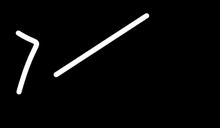
%> input picture line_thinning/2.bmp, 220 x 128 px, shrunk from 343 x 200 before the run
$ octave main.m   (GNU Octave 9; MATLAB toolbox functions it lacks are replaced by stand-ins)
%> lines starting %> are read from the running program, lines starting %| are printed output that depends on the picture; in (x1, y1, x2, y2) boxes, pixels count from 0 and x2, y2 are one past the last pixel; in counts of white or black regions, pixels touching at a corner belong together; the program's own positions count from 1
### line_thinning/binary.m
function [binary] = binary(img)

     [x, y, z]=size(img);

    if z==3
         img=rgb2gray(img);
    end

    img=double(img);
    sum=0;

    for i=1:x
         for j=1:y
        sum=sum+img(i, j);
         end
     end

    threshold=sum/(x*y);
    binary=zeros(x, y);

    for i=1:x
     for j=1:y
        if img(i, j) >= threshold
                binary(i, j) = 1;
        else
            binary(i, j)=0;
        end
     end
    end
end


### line_thinning/fn_ln_thin.m
function [ ] = fn_ln_thin( ibw,image_skelet )

global ibw
global image_skelet
global M
global N

mark=0;
while(1==1)

    %step1===========================
for i=1:1:M-1
    for j=1:1:N-1
        if(ibw(i,j)==1)
            sp=0;
            p2=ibw(i-1,j);
            p3=ibw(i-1,j+1);
            p4=ibw(i,j+1);
            p5=ibw(i+1,j+1);
            p6=ibw(i+1,j);
            p7=ibw(i+1,j-1);
            p8=ibw(i,j-1);
            p9= ibw(i-1,j-1);

            arr=[ p2,p3,p4,p5,p6,p7,p8,p9];
    %spi---------------------------------

    for ii=1:1:7
          if(arr(ii)==0 && arr(ii+1)==1)
            sp=sp+1;
          end
    end

 if( arr(8)==0 && arr(1)==1)
         sp=sp+1;
 end

 %npi-----------------------------------
 np=0;
 for jj=1:1:8
    np=np+arr(jj);
 end

   % define condition----------------
    if(2<=np && np<=6  && sp==1 &&  p2*p4*p6==0 && p4*p6*p8==0)
        image_skelet(i,j)=0;
        mark=mark+1;

    end
        end
    end
end

   ibw=image_skelet;

    %step2============================
    for i=1:1:M-1
        for j=1:1:N-1
            if(ibw(i,j)==1)
                sp=0;
                p1=ibw(i,j);
                p2=ibw(i-1,j);
                p3=ibw(i-1,j+1);
                p4=ibw(i,j+1);
                p5=ibw(i+1,j+1);
                p6=ibw(i+1,j);
                p7=ibw(i+1,j-1);
                p8=ibw(i,j-1);
                p9= ibw(i-1,j-1);
                arr=[ p2,p3,p4,p5,p6,p7,p8,p9];

    %===============spi=================
    for ii=1:1:7
          if(arr(ii)==0 && arr(ii+1)==1)
            sp=sp+1;
          end
    end

 if( arr(8)==0 && arr(1)==1)
         sp=sp+1;
 end

   %===============npi=================
 np=0;
 for jj=1:1:8
    np=np+arr(jj);
 end

   % define condition----------------
    if(2<=np && np<=6  && sp==1 &&  p2*p4*p8==0 && p2*p6*p8==0)
        image_skelet(i,j)=0;
               mark=mark+1;
    end
            end
        end
    end

    ibw=image_skelet;
if(mark==0)
    break;
else
    mark=0;
end
end

### line_thinning/main.m
close all;
clear all;


global ibw
global image_skelet
global M
global N

%-----------------------------
image=imread('2.bmp');
%> image is the input picture: size 128x220x3 uint8; min 0, max 255, mean 8.7
[M,N,Z]=size(image);
%> M = 128; N = 220; Z = 3

%convert image to binarry

ibw = binary(image);
%> after the loop in binary, `for i=1:x`: sum = 246383
%> in binary, `threshold=sum/(x*y);`: threshold = 8.75
%> after the loop in binary, `for i=1:x`:
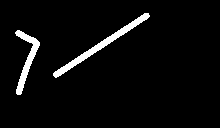
%> binary: size 128x220 double; values 0 (black) and 1 (white), 4.2% white; 2 white regions, box (x1, y1, x2, y2) and area: (53, 13, 150, 78) 703, (15, 30, 40, 95) 489

% [14 lines of commented-out code are left out]
image_skelet=ibw;
image_src=ibw;

image_skelet(1,:)=0;
image_skelet(M-1,:)=0;
image_skelet(:,1)=0;
image_skelet(:,N-1)=0;

im_size=M*N;
%> im_size = 28160

%call ln_thin------------------------------------

   fn_ln_thin(ibw,image_skelet);
%> the loop in fn_ln_thin, `while(1==1)` made 4 passes
%> pass 1, in fn_ln_thin, `ibw=image_skelet;`:
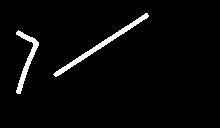
%> ibw: size 128x220 double; values 0 (black) and 1 (white), 3.3% white; 2 white regions, box (x1, y1, x2, y2) and area: (53, 13, 149, 77) 542, (16, 30, 39, 94) 382
%> pass 1, in fn_ln_thin, `ibw=image_skelet;`:
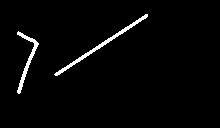
%> ibw: size 128x220 double; values 0 (black) and 1 (white), 2.4% white; 2 white regions, box (x1, y1, x2, y2) and area: (54, 14, 148, 76) 383, (17, 31, 39, 94) 279
%> pass 2, in fn_ln_thin, `ibw=image_skelet;`:
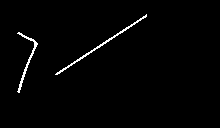
%> ibw: size 128x220 double; values 0 (black) and 1 (white), 1.4% white in thin lines or dots, all inside (x1, y1, x2, y2) = (17, 14, 147, 93)
%> pass 2, in fn_ln_thin, `ibw=image_skelet;`:
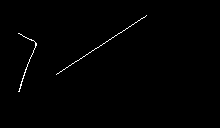
%> ibw: size 128x220 double; values 0 (black) and 1 (white), 0.61% white in thin lines or dots, all inside (x1, y1, x2, y2) = (18, 15, 147, 92)
%> after the loop in fn_ln_thin, `while(1==1)`:
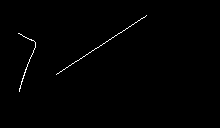
%> image_skelet: size 128x220 double; values 0 (black) and 1 (white), 0.59% white in thin lines or dots, all inside (x1, y1, x2, y2) = (18, 15, 147, 92)
%> after the loop in fn_ln_thin, `while(1==1)`: arr = [1 0 0 0 0 0 0 0]; mark = 0; np = 1; p3 = 0; sp = 1

%plot------------------------------------------
figure('name','Line-Thinning')
subplot(1,2,1);imshow(image_src,[]);title('Src-image')
subplot(1,2,2);imshow(image_skelet,[]);title('image-Line-thining')
